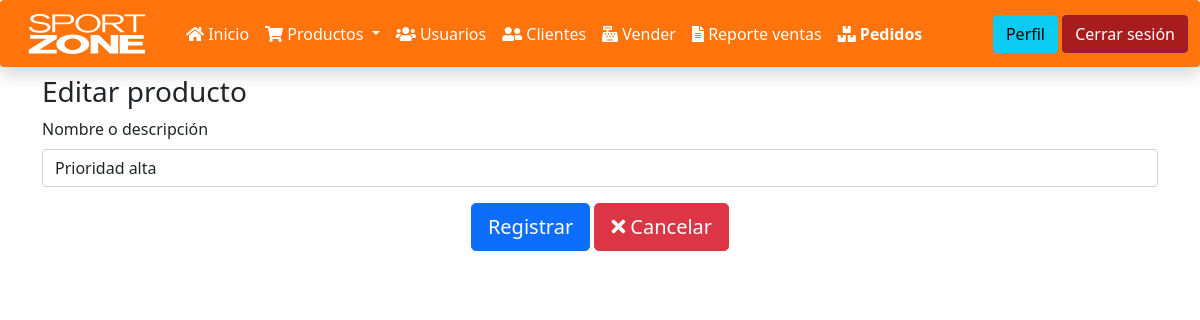
The page /editar_prioridad.php?id=1 (signed in) on the database as committed earlier.
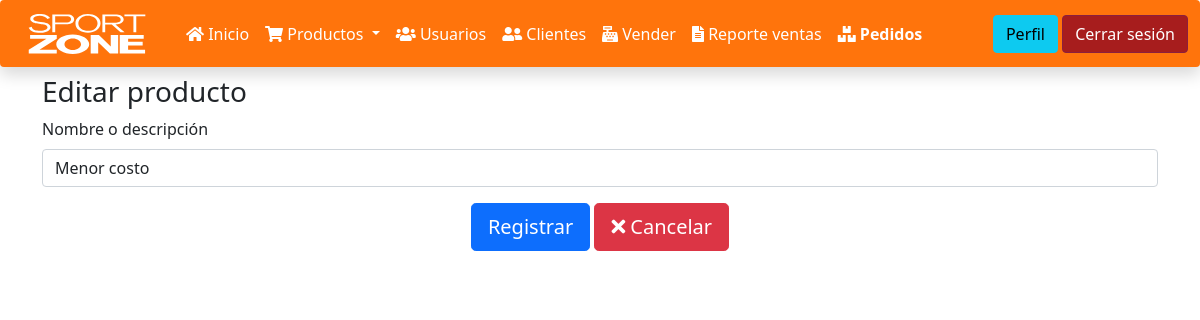
The same page on the database as committed later.
### tables this page shows
CREATE TABLE `prioridad_productos` (
  `idPrioridad` int(11) NOT NULL,
  `prioridad` varchar(50) NOT NULL,
  `tiempoLlegadaDias` int(2) DEFAULT NULL
);

### funciones.php (called while the page is built, shortened)
<?php
function obtenerPrioridadPorId($id){
    $sentencia = "SELECT * FROM prioridad_productos WHERE idPrioridad = ?";
    return select($sentencia, [$id])[0];
}
function select($sentencia, $parametros = []){
    $bd = conectarBaseDatos();
    $respuesta = $bd->prepare($sentencia);
    $respuesta->execute($parametros);
    return $respuesta->fetchAll();
}
function conectarBaseDatos() {
	$host = "localhost";
	$db   = "ventas_php";
	$user = "root";
	$pass = "";
	$charset = 'utf8mb4';
	$options = [
	    \PDO::ATTR_ERRMODE            => \PDO::ERRMODE_EXCEPTION,
	    \PDO::ATTR_DEFAULT_FETCH_MODE => \PDO::FETCH_OBJ,
	    \PDO::ATTR_EMULATE_PREPARES   => false,
	];
	$dsn = "mysql:host=$host;dbname=$db;charset=$charset";
	try {
	     $pdo = new \PDO($dsn, $user, $pass, $options);
	     return $pdo;
	} catch (\PDOException $e) {
	     throw new \PDOException($e->getMessage(), (int)$e->getCode());
	}
}

### editar_prioridad.php (the view, shortened to what this page needs)
<?php
include_once "encabezado.php";
include_once "navbar.php";
$id = $_GET['id'];
include_once "funciones.php";
$prioridades = obtenerPrioridadPorId($id);
?>
<div class="container">
    <h3>Editar producto</h3>
    <form method="post">
        <div class="mb-3">
            <label for="prioridad" class="form-label">Nombre o descripción</label>
            <input type="text" name="prioridad" class="form-control" value="<?php echo $prioridades->prioridad;?>" id="prioridad" placeholder="Mayor costo">
        </div>
        <div class="text-center mt-3">
            <input type="submit" name="registrar" value="Registrar" class="btn btn-primary btn-lg">
            <a href="prioridades.php" class="btn btn-danger btn-lg">
                <i class="fa fa-times"></i>
                Cancelar
            </a>
        </div>
    </form>
</div>

Rows that differ between the two databases and show on the page:
changed prioridad_productos: prioridad "Prioridad alta" → "Menor costo"
